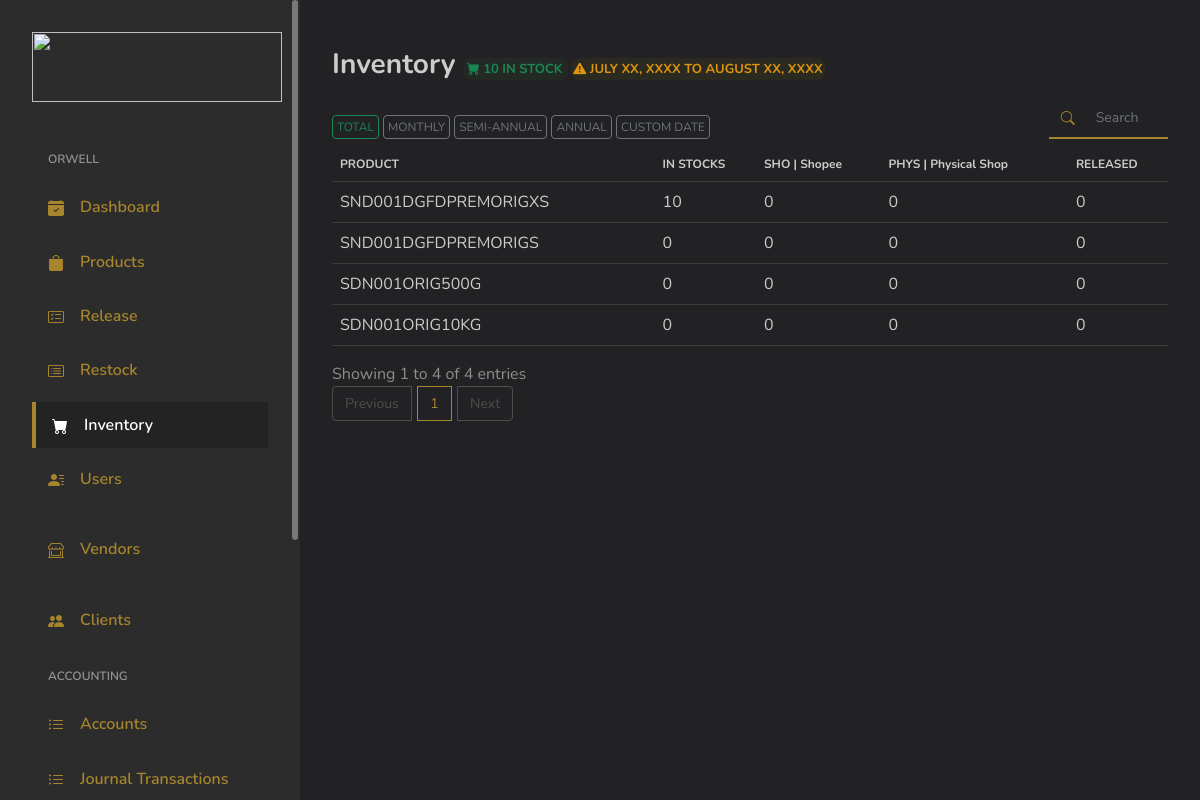
Page /index.php/admin/inventory on the earlier database version.
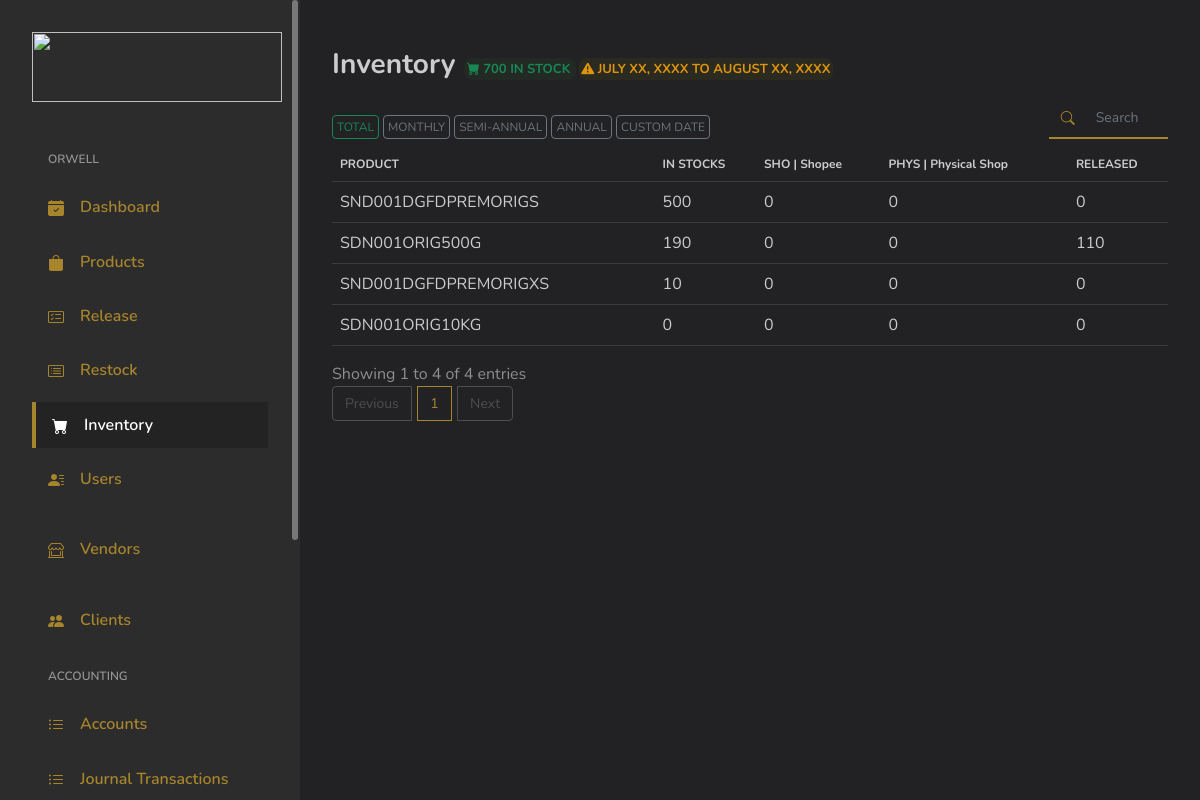
Same page on the later database version.
### tables this page shows
CREATE TABLE `products` (
  `ID` int(11) NOT NULL,
  `Code` varchar(255) DEFAULT NULL,
  `Product_Name` varchar(255) DEFAULT NULL,
  `Description` text DEFAULT NULL,
  `InStock` int(255) DEFAULT 0,
  `Released` int(255) DEFAULT 0,
  `Product_Category` varchar(255) DEFAULT NULL,
  `Product_Weight` varchar(255) DEFAULT NULL,
  `Price_PerItem` varchar(255) DEFAULT NULL,
  `Cost_PerItem` varchar(255) DEFAULT NULL,
  `DateAdded` varchar(255) DEFAULT NULL,
  `PriceSelling` varchar(255) DEFAULT '0',
  `Barcode_Images` varchar(255) DEFAULT NULL,
  `Status` int(11) DEFAULT NULL COMMENT '1 = added\r\n2 = archive\r\n3 = removed'
);

### application/controllers/Admin.php (called while the page is built, shortened)
<?php
class Admin extends MY_Controller {
	public $globalData = [];
	public function __construct()
	{
		$this->load->model('Model_Selects');
		$this->load->model('Model_Security');
		$this->load->model('Model_Inserts');
		$this->load->model('Model_Logbook');
		$this->load->model('Model_Updates');
		$this->load->model('Model_Deletes');
	}
	public function inventory()
	{
		$data = [];
		$data = array_merge($data, $this->globalData);
		$header['pageTitle'] = 'Inventory';
		$data['globalHeader'] = $this->load->view('main/globals/header', $header);
		$this->load->view('admin/inventory', $data);
	}
}

### index.php (called while the page is built, shortened)
<?php
require_once BASEPATH.'core/CodeIgniter.php';

### application/models/Model_Selects.php (called while the page is built, shortened)
<?php
class Model_Selects extends CI_Model {
	public function GetAllProducts()
	{
		$this->db->select('*');
		$this->db->order_by('ID', 'asc');
		$result = $this->db->get('products');
		return $result;
	}
}

### application/views/admin/inventory.php (the view, shortened to what this page needs)
<?php
$totalStocks = 0;
$getAllProducts = $this->Model_Selects->GetAllProducts();
if ($getAllProducts->num_rows() > 0) {
	foreach ($getAllProducts->result_array() as $row) {
		$totalStocks += $row['InStock'];
	}
}
?>
</head>
<body>
<div id="app">
	<div id="main">
		<div class="page-heading">
			<div class="page-title">
				<div class="row">
					<div class="col-sm-12">
						<h3>Inventory
							<span class="text-center success-banner-sm">
								<i class="bi bi-cart-fill"></i> <?=$totalStocks;?> IN STOCK
							</span>
							<span class="text-center info-banner-sm">
								<i class="bi bi-exclamation-triangle-fill"></i> JULY XX, XXXX TO AUGUST XX, XXXX
							</span>
						</h3>
					</div>
					<div class="col-sm-12 col-md-10 pt-4 pb-2">
						<button type="button" class="btn btn-sm-success">TOTAL</button>
						<button type="button" class="btn btn-sm-secondary disabled-hover">MONTHLY</button>
						<button type="button" class="btn btn-sm-secondary disabled-hover">SEMI-ANNUAL</button>
						<button type="button" class="btn btn-sm-secondary disabled-hover">ANNUAL</button>
						<button type="button" class="btn btn-sm-secondary disabled-hover">CUSTOM DATE</button>
					</div>
					<div class="col-sm-12 col-md-2 mr-auto pt-4 pb-2" style="margin-top: -15px;">
						<div class="input-group">
							<div class="input-group-prepend">
								<span class="input-group-text" style="font-size: 14px;"><i class="bi bi-search h-100 w-100" style="margin-top: 5px;"></i></span>
							</div>
							<input type="text" id="tableSearch" class="form-control" placeholder="Search" style="font-size: 14px;">
						</div>
					</div>
				</div>
			</div>
			<section class="section">
				<div class="table-responsive">
					<table id="productsTable" class="table">
						<thead style="font-size: 12px;">
							<th>PRODUCT</th>
							<th>IN STOCKS</th>
							<th>SHO | Shopee</th>
							<th>PHYS | Physical Shop</th>
							<th>RELEASED</th>
						</thead>
						<tbody>
							<?php
							if ($getAllProducts->num_rows() > 0):
								foreach ($getAllProducts->result_array() as $row): ?>
									<tr>
										<td>
											<?=$row['Code'];?>
										</td>
										<td>
											<?=$row['InStock'];?>
										</td>
										<td>
											0
										</td>
										<td>
											0
										</td>
										<td>
											<?=$row['Released']?>
										</td>
									</tr>
							<?php endforeach;
							endif; ?>
						</tbody>
					</table>
				</div>
			</section>
		</div>
	</div>
</div>
</body>
</html>

Differences in the rows shown:
changed products "SND001DGFDPREMORIGS": InStock "0" → "500"
changed products "SDN001ORIG500G": InStock "0" → "190"; Released "0" → "110"
Other differences:
$totalStocks: "10" → "700"
